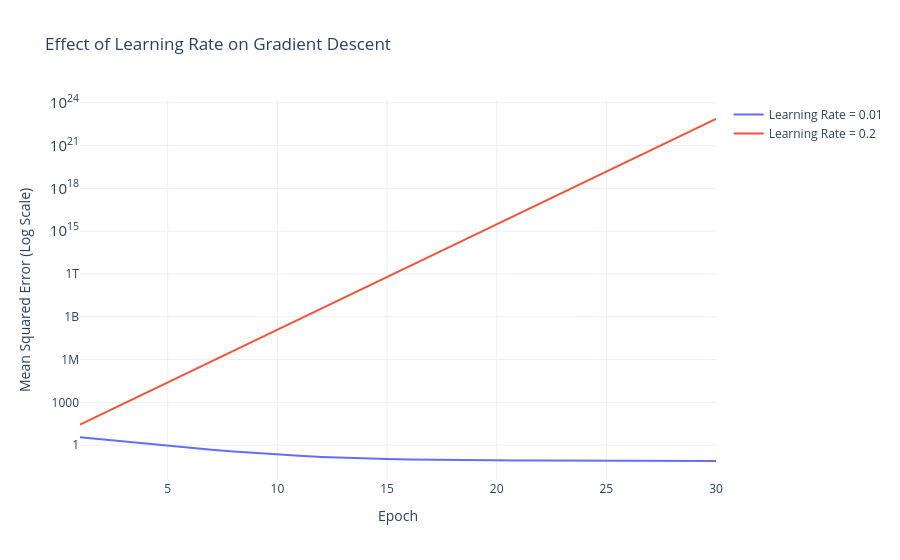

Notebook source saved alongside this figure:
### Code cell
fig = go.Figure()

fig.add_trace(go.Scatter(
    x=list(range(1, test_epochs + 1)),
    y=stable_history,
    mode="lines",
    name="Learning Rate = 0.01"
))

fig.add_trace(go.Scatter(
    x=list(range(1, test_epochs + 1)),
    y=large_history,
    mode="lines",
    name="Learning Rate = 0.2"
))

fig.update_layout(
    title="Effect of Learning Rate on Gradient Descent",
    xaxis_title="Epoch",
    yaxis_title="Mean Squared Error (Log Scale)",
    yaxis_type="log",
    template="plotly_white"
)

fig.show()

### Figure 1 — Plotly figure (JSON) as saved in the notebook; plotly's stock layout.template omitted (floating-point values rounded to 4 significant figures)
{"data": [{"mode": "lines", "name": "Learning Rate = 0.01", "type": "scatter", "x": [1, 2, 3, 4, 5, 6, 7, 8, 9, 10, 11, 12, 13, 14, 15, 16, 17, 18, 19, 20, 21, 22, 23, 24, 25, 26, 27, 28, 29, 30], "y": [3.662, 2.569, 1.81, 1.284, 0.918, 0.6641, 0.4878, 0.3653, 0.2802, 0.2209, 0.1797, 0.1509, 0.1307, 0.1166, 0.1066, 0.09958, 0.09453, 0.09087, 0.08818, 0.08616, 0.08461, 0.08339, 0.08239, 0.08156, 0.08083, 0.08018, 0.07958, 0.07903, 0.0785, 0.07799]}, {"mode": "lines", "name": "Learning Rate = 0.2", "type": "scatter", "x": [1, 2, 3, 4, 5, 6, 7, 8, 9, 10, 11, 12, 13, 14, 15, 16, 17, 18, 19, 20, 21, 22, 23, 24, 25, 26, 27, 28, 29, 30], "y": [28.25, 154.3, 844.9, 4626.0, 25330.0, 138700.0, 759800.0, 4161000.0, 22780000.0, 124800000.0, 683200000.0, 3742000000.0, 20490000000.0, 112200000000.0, 614500000000.0, 3365000000000.0, 18430000000000.0, 100900000000000.0, 552600000000000.0, 3026000000000000.0, 1.657e+16, 9.075e+16, 4.969e+17, 2.721e+18, 1.49e+19, 8.161e+19, 4.469e+20, 2.447e+21, 1.34e+22, 7.339e+22]}], "layout": {"title": {"text": "Effect of Learning Rate on Gradient Descent"}, "xaxis": {"title": {"text": "Epoch"}}, "yaxis": {"title": {"text": "Mean Squared Error (Log Scale)"}, "type": "log"}}}
